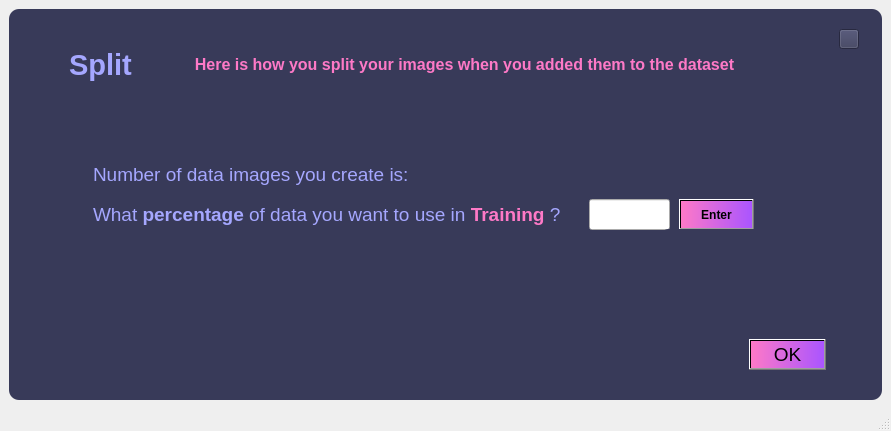
<?xml version="1.0" encoding="UTF-8"?>
<ui version="4.0">
 <class>SplitWindow</class>
 <widget class="QMainWindow" name="SplitWindow">
  <property name="geometry">
   <rect>
    <x>0</x>
    <y>0</y>
    <width>891</width>
    <height>431</height>
   </rect>
  </property>
  <property name="windowTitle">
   <string>MainWindow</string>
  </property>
  <property name="styleSheet">
   <string notr="true">QFrame {
	background-color: rgb(56,58,89);
	color:rgb(220,220,220);
	border-radius : 10px;
}</string>
  </property>
  <widget class="QWidget" name="centralwidget">
   <layout class="QVBoxLayout" name="verticalLayout">
    <item>
     <widget class="QFrame" name="frame">
      <property name="frameShape">
       <enum>QFrame::StyledPanel</enum>
      </property>
      <property name="frameShadow">
       <enum>QFrame::Raised</enum>
      </property>
      <widget class="QLabel" name="label_desqription">
       <property name="geometry">
        <rect>
         <x>150</x>
         <y>30</y>
         <width>611</width>
         <height>51</height>
        </rect>
       </property>
       <property name="font">
        <font>
         <pointsize>12</pointsize>
         <weight>75</weight>
         <bold>true</bold>
        </font>
       </property>
       <property name="styleSheet">
        <string notr="true">color:rgb(254,121,199);</string>
       </property>
       <property name="text">
        <string>Here is how you split your images when you added them to the dataset</string>
       </property>
       <property name="textFormat">
        <enum>Qt::PlainText</enum>
       </property>
       <property name="alignment">
        <set>Qt::AlignCenter</set>
       </property>
      </widget>
      <widget class="QLabel" name="label_2">
       <property name="geometry">
        <rect>
         <x>60</x>
         <y>30</y>
         <width>101</width>
         <height>51</height>
        </rect>
       </property>
       <property name="font">
        <font>
         <pointsize>22</pointsize>
         <weight>75</weight>
         <bold>true</bold>
        </font>
       </property>
       <property name="styleSheet">
        <string notr="true">
color: rgb(165, 167, 255);</string>
       </property>
       <property name="text">
        <string>Split</string>
       </property>
      </widget>
      <widget class="QPushButton" name="pushButton_4">
       <property name="geometry">
        <rect>
         <x>830</x>
         <y>20</y>
         <width>20</width>
         <height>20</height>
        </rect>
       </property>
       <property name="styleSheet">
        <string notr="true">background-color: rgb(56,58,89);</string>
       </property>
       <property name="text">
        <string/>
       </property>
       <property name="icon">
        <iconset>
         <normaloff>exit2.png</normaloff>exit2.png</iconset>
       </property>
       <property name="iconSize">
        <size>
         <width>20</width>
         <height>20</height>
        </size>
       </property>
      </widget>
      <widget class="QTextEdit" name="textEdit">
       <property name="geometry">
        <rect>
         <x>80</x>
         <y>190</y>
         <width>491</width>
         <height>41</height>
        </rect>
       </property>
       <property name="html">
        <string>&lt;!DOCTYPE HTML PUBLIC &quot;-//W3C//DTD HTML 4.0//EN&quot; &quot;http://www.w3.org/TR/REC-html40/strict.dtd&quot;&gt;
&lt;html&gt;&lt;head&gt;&lt;meta name=&quot;qrichtext&quot; content=&quot;1&quot; /&gt;&lt;style type=&quot;text/css&quot;&gt;
p, li { white-space: pre-wrap; }
&lt;/style&gt;&lt;/head&gt;&lt;body style=&quot; font-family:'MS Shell Dlg 2'; font-size:8.25pt; font-weight:400; font-style:normal;&quot;&gt;
&lt;p style=&quot; margin-top:0px; margin-bottom:0px; margin-left:0px; margin-right:0px; -qt-block-indent:0; text-indent:0px;&quot;&gt;&lt;span style=&quot; font-size:14pt; color:#a5a7ff;&quot;&gt;What &lt;/span&gt;&lt;span style=&quot; font-size:14pt; font-weight:600; color:#a5a7ff;&quot;&gt;percentage&lt;/span&gt;&lt;span style=&quot; font-size:14pt; color:#a5a7ff;&quot;&gt; of data you want to use in &lt;/span&gt;&lt;span style=&quot; font-size:14pt; font-weight:600; color:#fe79c7;&quot;&gt;Training&lt;/span&gt;&lt;span style=&quot; font-size:14pt; color:#fe79c7;&quot;&gt; &lt;/span&gt;&lt;span style=&quot; font-size:14pt; color:#a5a7ff;&quot;&gt;?&lt;/span&gt;&lt;/p&gt;&lt;/body&gt;&lt;/html&gt;</string>
       </property>
      </widget>
      <widget class="QTextEdit" name="textEdit_2">
       <property name="geometry">
        <rect>
         <x>80</x>
         <y>150</y>
         <width>351</width>
         <height>31</height>
        </rect>
       </property>
       <property name="html">
        <string>&lt;!DOCTYPE HTML PUBLIC &quot;-//W3C//DTD HTML 4.0//EN&quot; &quot;http://www.w3.org/TR/REC-html40/strict.dtd&quot;&gt;
&lt;html&gt;&lt;head&gt;&lt;meta name=&quot;qrichtext&quot; content=&quot;1&quot; /&gt;&lt;style type=&quot;text/css&quot;&gt;
p, li { white-space: pre-wrap; }
&lt;/style&gt;&lt;/head&gt;&lt;body style=&quot; font-family:'MS Shell Dlg 2'; font-size:8.25pt; font-weight:400; font-style:normal;&quot;&gt;
&lt;p style=&quot; margin-top:0px; margin-bottom:0px; margin-left:0px; margin-right:0px; -qt-block-indent:0; text-indent:0px;&quot;&gt;&lt;span style=&quot; font-size:14pt; color:#a5a7ff;&quot;&gt;Number of data images you create is: &lt;/span&gt;&lt;/p&gt;&lt;/body&gt;&lt;/html&gt;</string>
       </property>
      </widget>
      <widget class="QLabel" name="label">
       <property name="geometry">
        <rect>
         <x>440</x>
         <y>150</y>
         <width>81</width>
         <height>31</height>
        </rect>
       </property>
       <property name="font">
        <font>
         <pointsize>14</pointsize>
         <weight>75</weight>
         <bold>true</bold>
        </font>
       </property>
       <property name="styleSheet">
        <string notr="true">color:rgb(254,121,199);</string>
       </property>
       <property name="text">
        <string/>
       </property>
      </widget>
      <widget class="QLineEdit" name="lineEdit">
       <property name="geometry">
        <rect>
         <x>580</x>
         <y>190</y>
         <width>81</width>
         <height>31</height>
        </rect>
       </property>
       <property name="font">
        <font>
         <pointsize>14</pointsize>
         <weight>75</weight>
         <bold>true</bold>
        </font>
       </property>
       <property name="styleSheet">
        <string notr="true">color:rgb(254,121,199);</string>
       </property>
       <property name="text">
        <string/>
       </property>
       <property name="dragEnabled">
        <bool>true</bool>
       </property>
       <property name="clearButtonEnabled">
        <bool>false</bool>
       </property>
      </widget>
      <widget class="QPushButton" name="Enter">
       <property name="geometry">
        <rect>
         <x>670</x>
         <y>190</y>
         <width>75</width>
         <height>31</height>
        </rect>
       </property>
       <property name="font">
        <font>
         <pointsize>9</pointsize>
         <weight>75</weight>
         <bold>true</bold>
        </font>
       </property>
       <property name="styleSheet">
        <string notr="true">background-color: qlineargradient(spread:pad, x1:0, y1:0.5, x2:1, y2:0.506, stop:0 rgba(254, 121, 199, 255), stop:1 rgba(170, 85, 255, 255));</string>
       </property>
       <property name="text">
        <string>Enter</string>
       </property>
      </widget>
      <widget class="QLabel" name="label_3">
       <property name="geometry">
        <rect>
         <x>650</x>
         <y>220</y>
         <width>201</width>
         <height>31</height>
        </rect>
       </property>
       <property name="font">
        <font>
         <pointsize>10</pointsize>
         <weight>75</weight>
         <bold>true</bold>
        </font>
       </property>
       <property name="styleSheet">
        <string notr="true">color:rgb(255, 0, 0)</string>
       </property>
       <property name="text">
        <string/>
       </property>
      </widget>
      <widget class="QLabel" name="label_4">
       <property name="geometry">
        <rect>
         <x>80</x>
         <y>240</y>
         <width>561</width>
         <height>71</height>
        </rect>
       </property>
       <property name="font">
        <font>
         <pointsize>13</pointsize>
         <weight>75</weight>
         <bold>true</bold>
        </font>
       </property>
       <property name="styleSheet">
        <string notr="true">color: rgb(165, 167, 255);</string>
       </property>
       <property name="text">
        <string/>
       </property>
      </widget>
      <widget class="QPushButton" name="OK_Button">
       <property name="geometry">
        <rect>
         <x>740</x>
         <y>330</y>
         <width>77</width>
         <height>31</height>
        </rect>
       </property>
       <property name="font">
        <font>
         <pointsize>14</pointsize>
         <weight>50</weight>
         <bold>false</bold>
        </font>
       </property>
       <property name="styleSheet">
        <string notr="true">background-color: qlineargradient(spread:pad, x1:0, y1:0.5, x2:1, y2:0.506, stop:0 rgba(254, 121, 199, 255), stop:1 rgba(170, 85, 255, 255));</string>
       </property>
       <property name="text">
        <string>OK</string>
       </property>
      </widget>
     </widget>
    </item>
   </layout>
  </widget>
  <widget class="QStatusBar" name="statusbar"/>
 </widget>
 <resources/>
 <connections/>
</ui>
